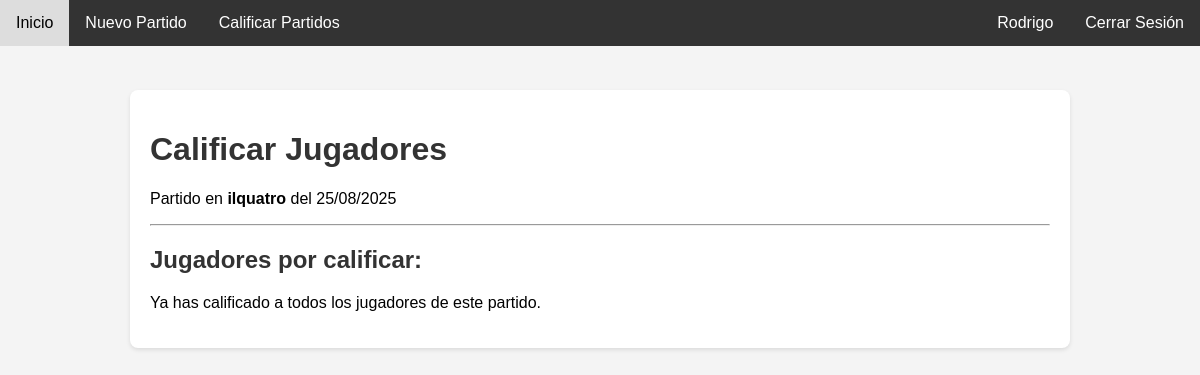
Page /partido/1/calificar (signed in) on the committed database.
### models.py (models this page shows, shortened)
class Jugador(db.Model, UserMixin):
    id = db.Column(db.Integer, primary_key=True)
    nombre = db.Column(db.String(80), nullable=False)
    apellido = db.Column(db.String(80), nullable=False)
    email = db.Column(db.String(120), unique=True, nullable=False)
    password_hash = db.Column(db.String(256))
    puntaje_global = db.Column(db.Float, default=0.0)
    puntaje_ataque = db.Column(db.Float, default=0.0)
    puntaje_defensa = db.Column(db.Float, default=0.0)
    puntaje_fisico = db.Column(db.Float, default=0.0)
    puntaje_pases = db.Column(db.Float, default=0.0)
    puntaje_vision = db.Column(db.Float, default=0.0)
    partidos_jugados = db.Column(db.Integer, default=0)

class Partido(db.Model):
    id = db.Column(db.Integer, primary_key=True)
    nombre_cancha = db.Column(db.String(120), nullable=False)
    ubicacion = db.Column(db.String(200), nullable=False)
    fecha = db.Column(db.DateTime, nullable=False, default=datetime.utcnow)
    jugadores_necesarios = db.Column(db.Integer, nullable=False)
    jugadores_inscritos = db.relationship('Jugador', secondary=inscripciones,
                                          lazy='subquery', backref=db.backref('partidos_inscritos', lazy=True))

### app.py (the view)
@app.route('/partido/<int:partido_id>/calificar')
@login_required
def calificar_partido(partido_id):
    partido = Partido.query.get_or_404(partido_id)
    if current_user not in partido.jugadores_inscritos:
        flash("No puedes calificar en un partido en el que no jugaste.", "warning")
        return redirect(url_for('detalle_partido', partido_id=partido.id))
    calificados_ids = [c.calificado_id for c in Calificacion.query.filter_by(calificador_id=current_user.id, partido_id=partido.id).all()]
    companeros = [j for j in partido.jugadores_inscritos if j.id != current_user.id]
    jugadores_a_calificar = [j for j in companeros if j.id not in calificados_ids]
    jugadores_calificados = [j for j in companeros if j.id in calificados_ids]
    return render_template('calificar_partido.html',
                           partido=partido,
                           jugadores_a_calificar=jugadores_a_calificar,
                           jugadores_calificados=jugadores_calificados)

### app.py (called while the page is built)
@login_manager.user_loader
def load_user(user_id):
    return Jugador.query.get(int(user_id))

### Templates/calificar_partido.html (shortened to what this page needs)
{% extends "base.html" %}
{% block content %}
<h1>Calificar Jugadores</h1>
<p>Partido en <strong>{{ partido.nombre_cancha }}</strong> del {{ partido.fecha.strftime('%d/%m/%Y') }}</p>
<hr>
<div class="player-list">
    <h2>Jugadores por calificar:</h2>
    {% for jugador in jugadores_a_calificar %}
        <details>
            <summary>{{ jugador.nombre }} {{ jugador.apellido }}</summary>
            <div class="rating-form">
                <form action="{{ url_for('submit_calificacion', partido_id=partido.id, calificado_id=jugador.id) }}" method="POST">
                    <div class="form-group">
                        <label>Ataque (1-10):</label>
                        <input type="number" name="ataque" min="1" max="10" class="form-control" required>
                    </div>
                    <div class="form-group">
                        <label>Defensa (1-10):</label>
                        <input type="number" name="defensa" min="1" max="10" class="form-control" required>
                    </div>
                    <div class="form-group">
                        <label>Físico (1-10):</label>
                        <input type="number" name="fisico" min="1" max="10" class="form-control" required>
                    </div>
                    <div class="form-group">
                        <label>Pases (1-10):</label>
                        <input type="number" name="pases" min="1" max="10" class="form-control" required>
                    </div>
                    <div class="form-group">
                        <label>Visión (1-10):</label>
                        <input type="number" name="vision" min="1" max="10" class="form-control" required>
                    </div>
                    <button type="submit" class="form-submit-btn">Enviar Calificación</button>
                </form>
            </div>
        </details>
    {% else %}
        <p>Ya has calificado a todos los jugadores de este partido.</p>
    {% endfor %}
</div>
{% endblock %}

### Templates/base.html (shortened to what this page needs)
<!DOCTYPE html>
<html lang="es">
<head>
</head>
<body>
<div class="navbar">
    <a href="{{ url_for('inicio') }}">Inicio</a>
    {% if current_user.is_authenticated %}
        <a href="{{ url_for('nuevo_partido_form') }}">Nuevo Partido</a>
        <a href="{{ url_for('partidos_anteriores') }}">Calificar Partidos</a>
    {% endif %}
    <div class="navbar-right">
        {% if current_user.is_authenticated %}
            <a href="{{ url_for('perfil_jugador', jugador_id=current_user.id) }}"> {{ current_user.nombre }}</a>
            <a href="{{ url_for('logout') }}">Cerrar Sesión</a>
        {% else %}
            <a href="{{ url_for('login') }}">Iniciar Sesión</a>
            <a href="{{ url_for('registrar') }}">Registrarse</a>
        {% endif %}
    </div>
</div>
<div class="container">
    {% block content %}{% endblock %}
</div>
</body>
</html>

### Templates/base.html (style rules this page uses)
body { font-family: Arial, sans-serif; margin: 0; padding-top: 70px; background-color: #f4f4f4; }
.navbar { background-color: #333; overflow: hidden; position: fixed; top: 0; width: 100%; z-index: 1000; }
.navbar a { float: left; display: block; color: white; text-align: center; padding: 14px 16px; text-decoration: none; }
.navbar-right { float: right; }
.container { max-width: 900px; margin: 20px auto; padding: 20px; background-color: white; border-radius: 8px; box-shadow: 0 2px 4px rgba(0,0,0,0.1); }
h1, h2 { color: #333; }

### rows in the picture
Jugador: nombre "Rodrigo"
Partido: nombre_cancha "ilquatro", fecha "25/08/2025"
